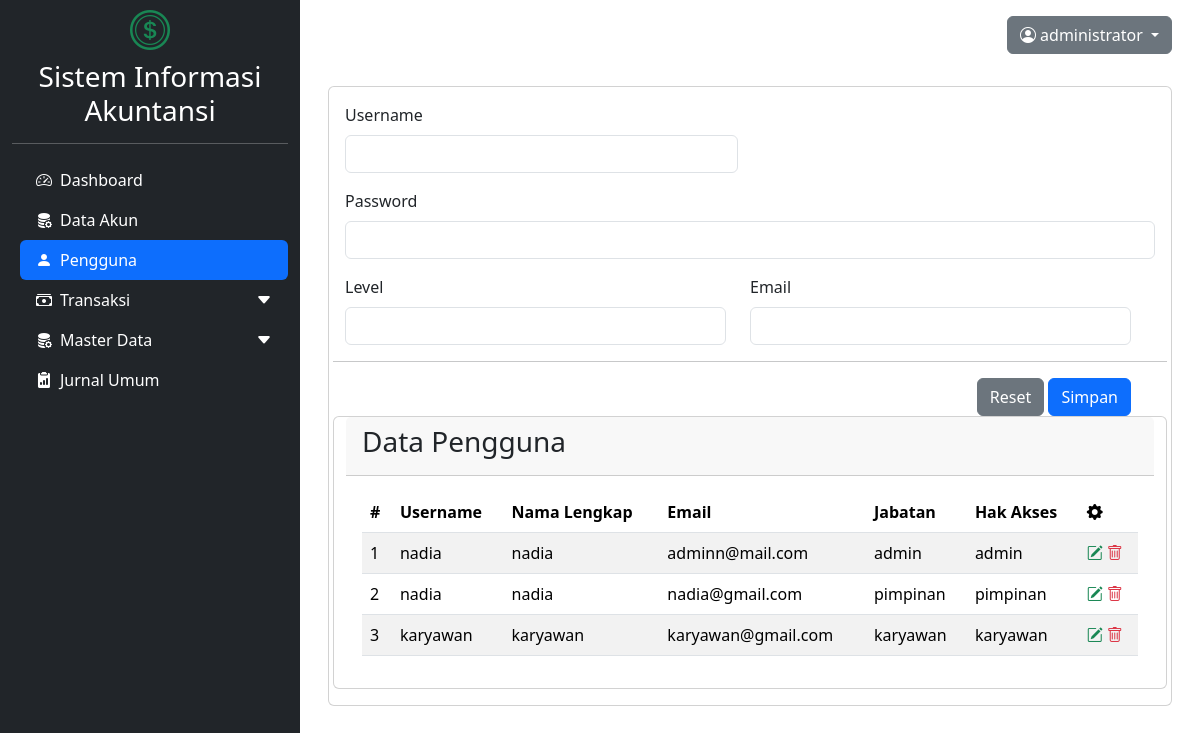
The page /dashboard.php?modul=pengguna (signed in) on the database its author committed.
### tables this page shows
CREATE TABLE `tbl_pengguna` (
  `id` int(11) NOT NULL,
  `username` varchar(25) NOT NULL,
  `password` varchar(60) NOT NULL,
  `nama_lengkap` varchar(25) NOT NULL,
  `email` varchar(50) NOT NULL,
  `jabatan` enum('admin','pimpinan','karyawan','') NOT NULL,
  `hak_akses` enum('admin','pimpinan','karyawan','') NOT NULL
);

### modul/pengguna/index.php (the view, shortened to what this page needs)
<div class="card">
    <div class="card-body">
    <form action="modul/pengguna/aksi_pengguna.php" method="post">
        <div class="row">
            <div class="mb-3 col-md-6">
                <label for="username" class="form-label">Username</label>
                <input type="text" class="form-control" name="username">
            </div>
            <div class="mb-3 col-md6">
                <label for="password" class="form-label">Password</label>
                <input type="text" class="form-control" name="password">
            </div>
            <div class="row">
                <div class="mb-3 col-md-6">
                    <label for="level" class="form-label">Level</label>
                    <input type="text" class="form-control" name="level">
                </div>
                <div class="mb-3 col-md-6">
                    <label for="email" class="form-label">Email</label>
                    <input type="text" class="form-control" name="email">
                </div>
            </div>
            <hr>
            <div class="row">
                <div class="col text-end">
                    <button class="btn btn-secondary" type="reset">Reset</button>
                    <button class="btn btn-primary" type="submit">Simpan</button>
                </div>
            </div>
            <div class="card">
                <div class="card-header">
                    <h3>Data Pengguna</h3>
                </div>
                <div class="card-body">
                    <div class="table-responsive">
                        <table class="table table-striped">
                            <thead>
                                <tr>
                                    <th>#</th>
                                    <th>Username</th>
                                    <th>Nama Lengkap</th>
                                    <th>Email</th>
                                    <th>Jabatan</th>
                                    <th>Hak Akses</th>
                                    <th><i class="bi bi-gear-fill"></i></th>
                                </tr>
                            </thead>
                            <tbody>
                            <?php
                            $query = "SELECT * FROM tbl_pengguna";
                            $exec = mysqli_query($koneksi, $query);
                            $no = 0;
                            while($data = mysqli_fetch_array($exec)){
                                $no++;
                                ?>
                                <tr>
                                    <td><?= $no;?></td>
                                    <td><?= $data['username']; ?></td>
                                    <td><?= $data['nama_lengkap']; ?></td>
                                    <td><?= $data['email']; ?></td>
                                    <td><?= $data['jabatan']; ?></td>
                                    <td><?= $data['hak_akses']; ?></td>
                                    <td>
                                        <a href="#editPengguna<?= $data['id'] ?>" class="text-decoration-none" data-bs-toggle="modal">
                                            <i class="bi bi-pencil-square text-success"></i>
                                        </a>
                                        <a href="modul/pengguna/aksi_pengguna.php?act=delete&id=<?= $data['id'] ?>" class="text-decoration-none">
                                            <i class="bi bi-trash text-danger"></i>
                                        </a>
                                    </td>
                            </tr>
                            <?php
                            }
                            ?>
                            </tbody>
                        </table>
                    </div>
                </div>
            </div>
        </div>
    </div>
</div>

### rows shown on the page
tbl_pengguna: username "nadia", nama_lengkap "nadia", email "adminn@mail.com", jabatan "admin", hak_akses "admin"
tbl_pengguna: username "nadia", nama_lengkap "nadia", email "nadia@gmail.com", jabatan "pimpinan", hak_akses "pimpinan"
tbl_pengguna: username "karyawan", nama_lengkap "karyawan", email "karyawan@gmail.com", jabatan "karyawan", hak_akses "karyawan"

### other values the page prints
$_SESSION['nama_lengkap'] "administrator"
